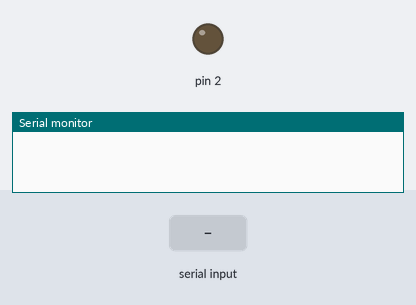
A sketch run on a simulated Arduino Uno, built with avr-gcc and run on an emulated ATmega328P. Parts: output pins drawn as LEDs (lit = HIGH), the last lines printed to the serial monitor. Inputs (shaded band) come from the test bench.

Above: at 1.2 s.
1.3 s: "s" received over Serial
At 1.9 s:
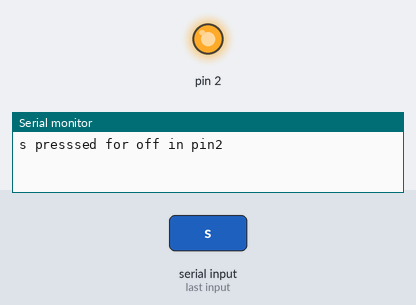
2.8 s: "r" received over Serial
At 4.2 s:
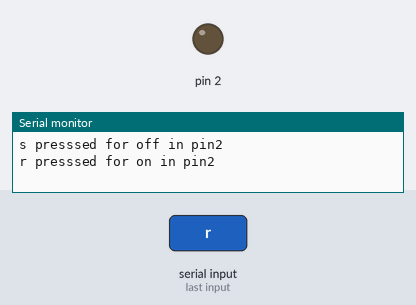
Timing chart, 0 to 5.8 s (numbered marks = the images above; inputs shaded):
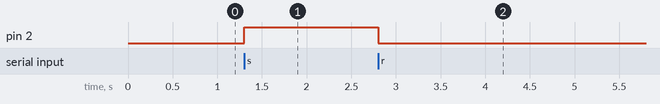

Measured:
- after the input at 1.3 s, pin 2: LOW → HIGH at once
- after the input at 2.8 s, pin 2: HIGH → LOW at once

The sketch:

Realy4C12V.ino
```cpp
// connectin of 4 channel  12 relay module is as follows/
//Jumper is disconnected VCC x JD-Vcc
// JD-vv is connected to the 12V adapter's postive terminal
// Gnd is connected to 12V adapter's negative terminal
// Vcc is connected to arduino's 5V
//Other pins are connected as pins


//we have a low state operated relay

char value;

void setup() {
  Serial.begin(9600);
  pinMode(2,OUTPUT);

}

void loop() {

  value=Serial.read();
  if(value=='s'){
    digitalWrite(2,HIGH);
    Serial.println("s presssed for off in pin2");
  }
  else if(value=='r'){
    digitalWrite(2,LOW);
    Serial.println("r presssed for on in pin2");
  }

}
```
